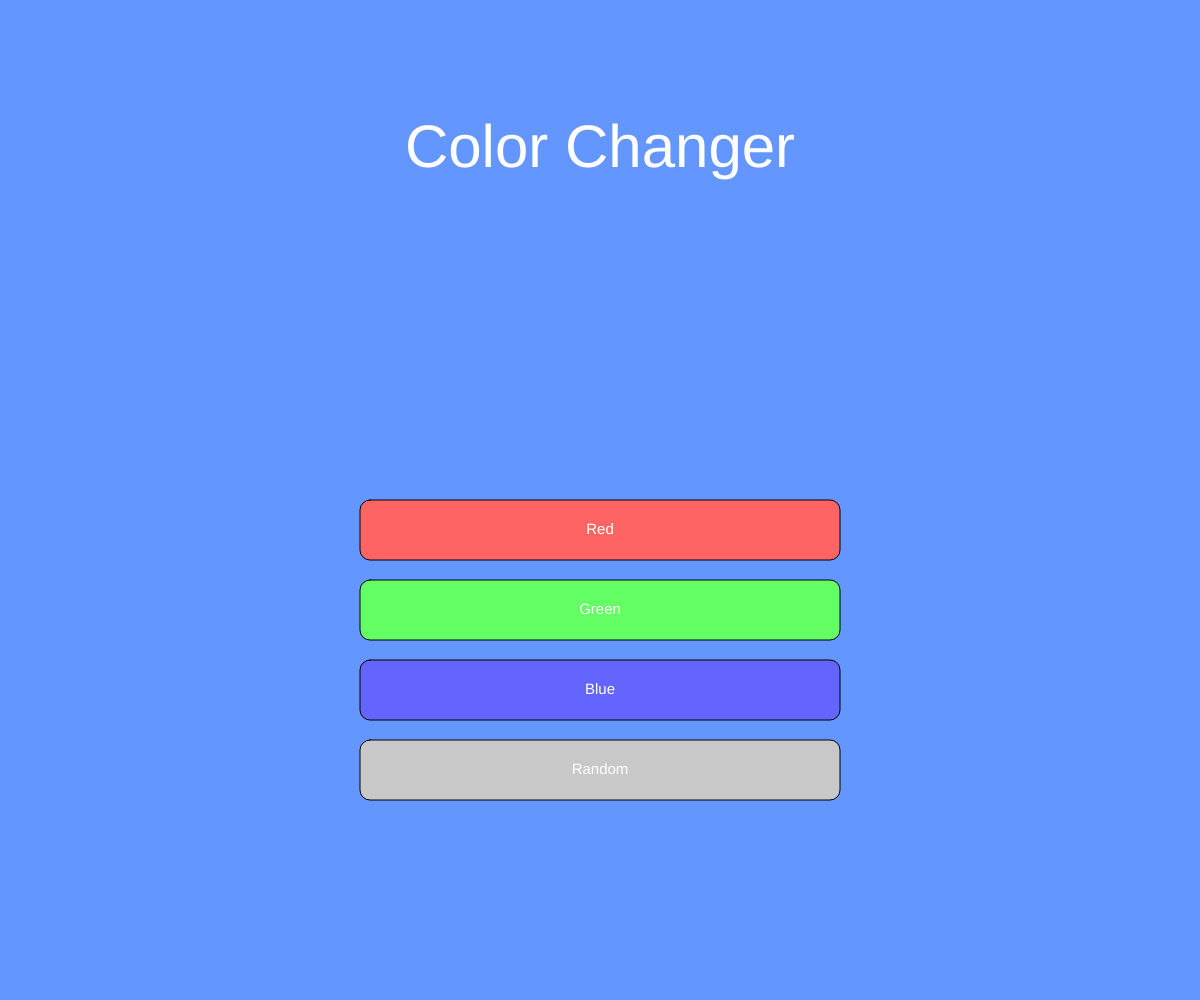
Frame 1 (no input)
Frame 60 (no input): identical to frame 1, image omitted
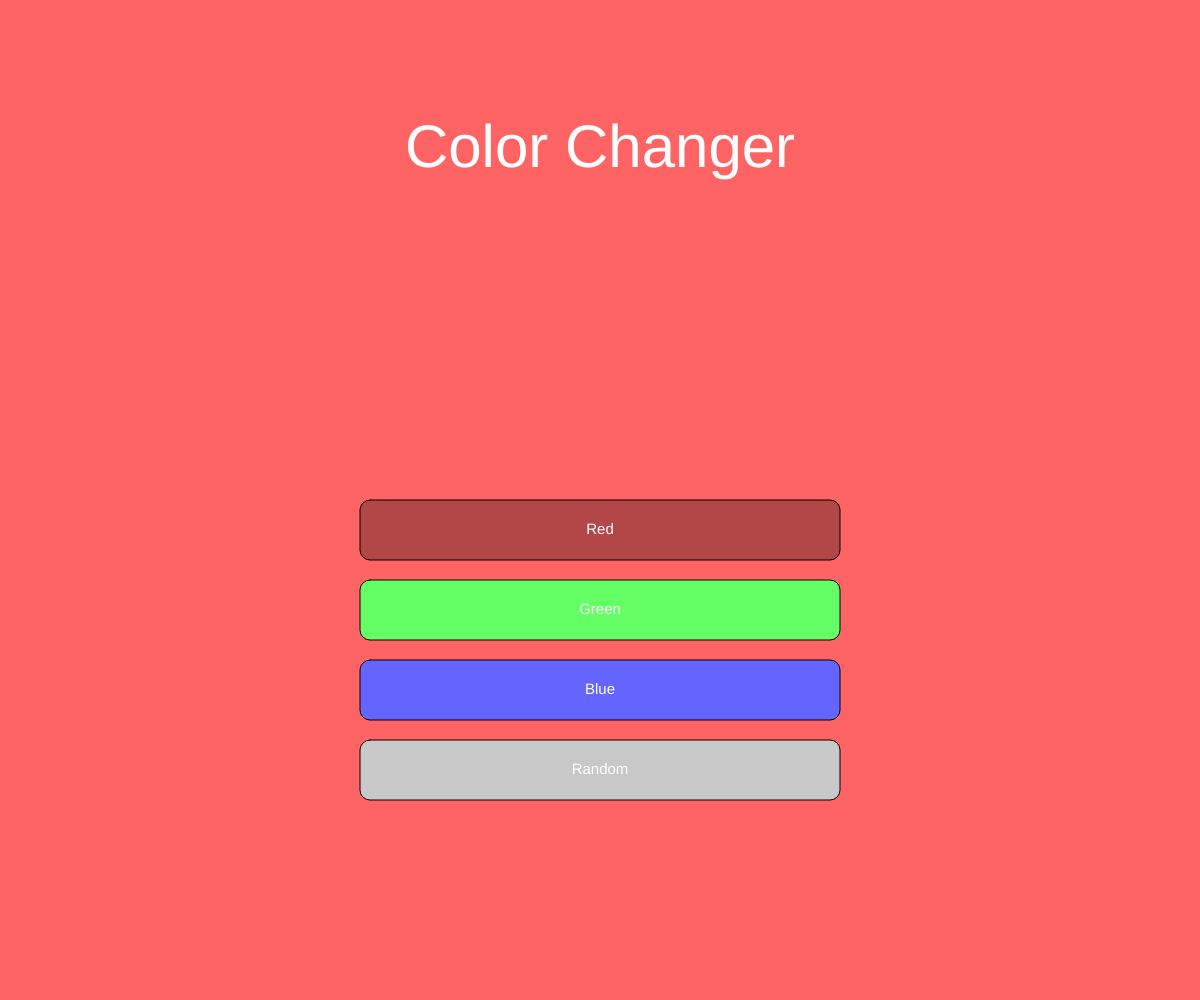
Frame 120 (the mouse pressed at the canvas centre since frame 60)

The p5.js sketch that drew these frames (run headless with seeded random() and noise() and a simulated clock; from frame 60 on, the mouse is pressed at the canvas centre):

// p5.js sketch
// ── sketch.js
// Simple p5.js sketch with responsive buttons for desktop and mobile

let buttons = [];
let currentColor = [100, 150, 255]; // Default blue color

function setup() {
    // Create canvas that fits the window
    createCanvas(windowWidth, windowHeight);
    
    // Create buttons
    buttons = [
        {
            name: "Red",
            x: 0,
            y: 0,
            width: 0,
            height: 0,
            color: [255, 100, 100],
            callback: function() {
                currentColor = this.color;
            }
        },
        {
            name: "Green",
            x: 0,
            y: 0,
            width: 0,
            height: 0,
            color: [100, 255, 100],
            callback: function() {
                currentColor = this.color;
            }
        },
        {
            name: "Blue",
            x: 0,
            y: 0,
            width: 0,
            height: 0,
            color: [100, 100, 255],
            callback: function() {
                currentColor = this.color;
            }
        },
        {
            name: "Random",
            x: 0,
            y: 0,
            width: 0,
            height: 0,
            color: [200, 200, 200],
            callback: function() {
                currentColor = [random(255), random(255), random(255)];
            }
        }
    ];
    
    // Calculate button positions and sizes based on screen
    updateButtonLayout();
}

function windowResized() {
    // Resize canvas when window is resized
    resizeCanvas(windowWidth, windowHeight);
    updateButtonLayout();
}

function updateButtonLayout() {
    // Calculate button layout to fit screen
    let buttonWidth = width * 0.4; // 40% of screen width
    let buttonHeight = 60;
    let spacing = 20;
    let startX = (width - buttonWidth) / 2; // Center horizontally
    let startY = height * 0.3; // Start at 30% from top
    let totalHeight = buttons.length * (buttonHeight + spacing) - spacing;
    let offsetY = (height - startY - totalHeight) / 2; // Center vertically
    
    // Update each button's position and size
    for (let i = 0; i < buttons.length; i++) {
        buttons[i].x = startX;
        buttons[i].y = startY + offsetY + i * (buttonHeight + spacing);
        buttons[i].width = buttonWidth;
        buttons[i].height = buttonHeight;
    }
}

function draw() {
    // Draw background with current color
    background(currentColor[0], currentColor[1], currentColor[2]);
    
    // Draw title
    fill(255);
    textAlign(CENTER, CENTER);
    textSize(min(width, height) * 0.06); // Responsive text size
    text("Color Changer", width / 2, height * 0.15);
    
    // Draw all buttons
    for (let button of buttons) {
        drawButton(button);
    }
}

function drawButton(button) {
    // Check if mouse/touch is over button
    let isOver = isOverButton(button);
    
    // Draw button background (darker when hovered)
    if (isOver) {
        fill(button.color[0] * 0.7, button.color[1] * 0.7, button.color[2] * 0.7);
    } else {
        fill(button.color[0], button.color[1], button.color[2]);
    }
    
    // Draw rounded rectangle
    rect(button.x, button.y, button.width, button.height, 10);
    
    // Draw button text
    fill(255);
    textAlign(CENTER, CENTER);
    textSize(min(button.width, button.height) * 0.25); // Responsive text size
    text(button.name, button.x + button.width / 2, button.y + button.height / 2);
}

function isOverButton(button) {
    // Check if mouse/touch is over button
    return mouseX >= button.x && 
           mouseX <= button.x + button.width && 
           mouseY >= button.y && 
           mouseY <= button.y + button.height;
}

function mousePressed() {
    // Handle mouse clicks
    handleButtonClick();
}

function touchStarted() {
    // Handle touch events (mobile)
    handleButtonClick();
    return false; // Prevent default touch behavior
}

function handleButtonClick() {
    // Check which button was clicked/touched
    for (let button of buttons) {
        if (isOverButton(button)) {
            button.callback();
            break; // Only trigger one button per click
        }
    }
}
